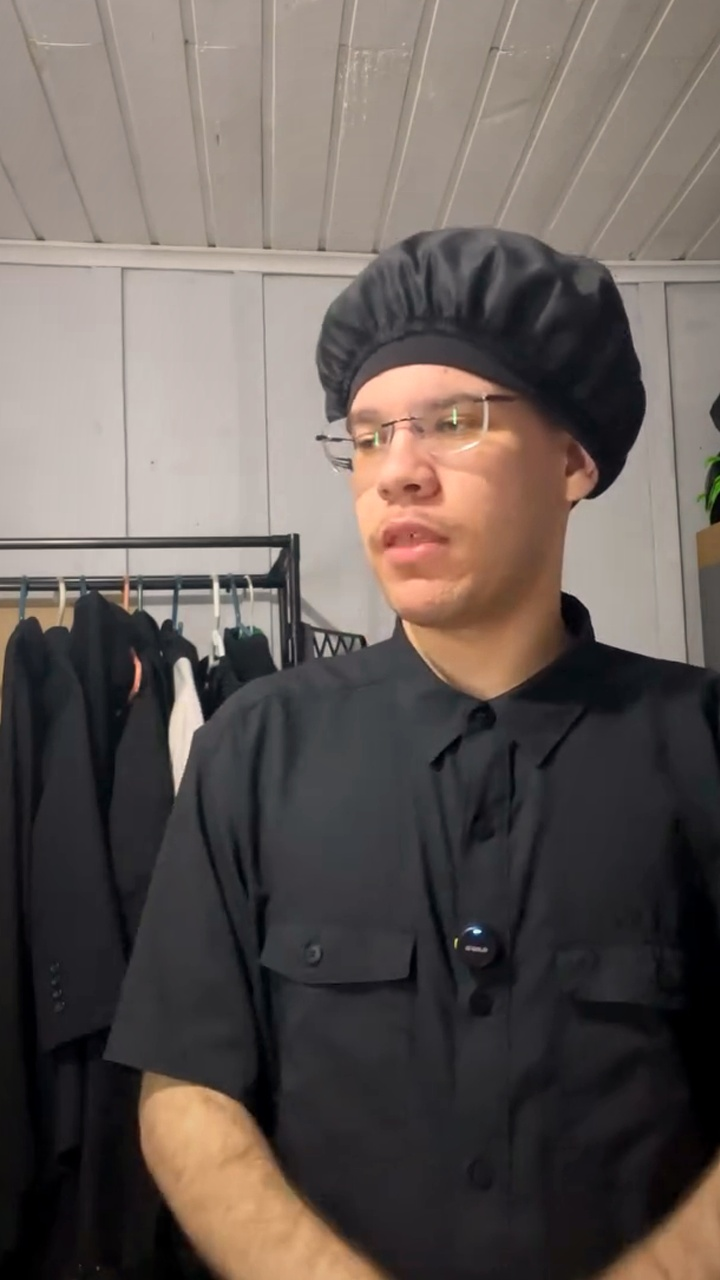
#> input picture edicao-touca/x_000.00.jpg, 720 x 1280 px
$ python -i edit_reels.py   (imports and definitions only)
#> lines starting #> are read from the running program, lines starting #| are printed output that depends on the picture
#> further down, picture is the input picture: shape (1280, 720, 3); mean B, G, R 88, 92.4, 101.8
import sys, subprocess, math, random
import numpy as np, cv2
from PIL import Image, ImageDraw, ImageFont, ImageFilter
import mediapipe as mp
from mediapipe.tasks import python as mpt
from mediapipe.tasks.python import vision

SRC, OUT, S = sys.argv[1], sys.argv[2], sys.argv[3]
OFFSET = float(sys.argv[4]) if len(sys.argv) > 4 else 0.0     # source time 0 = song time OFFSET
CUT_SRC = float(sys.argv[5]) if len(sys.argv) > 5 else 5.68   # look change, in source time
W, H, FPS = 1080, 1920, 30
CUT = CUT_SRC + OFFSET
ANTON = f"{S}/bebas/BebasNeue_Complete/Fonts/OTF/BebasNeue-Regular.otf"  # Bebas Neue
MARK = f"{S}/fonts/PermanentMarker-Regular.ttf"

# ---------- read frames ----------
# [1 line not run here, left out]
frames = []
# [6 lines not run here, left out]
N = len(frames)
# [1 line not run here, left out]

# ---------- models ----------
# [3 lines that did not run here, left out]
# [3 lines that did not run here, left out]

# ---------- lighting ----------
def lum(img):
    return cv2.cvtColor(img, cv2.COLOR_BGR2GRAY).mean()

cut_i = int(math.ceil(CUT_SRC * FPS))
ref = np.array([f.reshape(-1, 3).mean(0) for f in frames[:cut_i]]).mean(0)  # BGR mean part 1
target_y = np.mean([lum(f) for f in frames[:cut_i]]) - 14

# [19 lines left out: function relight, not called in this run]

sr = cv2.dnn_superres.DnnSuperResImpl_create()
# [1 line not run here, left out]

# gentle "pro" grade: soft S-curve contrast + a touch of vibrance, warm skin
_x = np.arange(256) / 255.0
_curve = np.clip(255 * (_x - 0.04 * np.sin(2 * np.pi * _x)), 0, 255).astype(np.uint8)
def grade(img):
    lab = cv2.cvtColor(img, cv2.COLOR_BGR2LAB)
#> lab: shape (1280, 720, 3); mean of channels 0, 1, 2 98.5, 131, 131.6
    lab[..., 0] = cv2.LUT(lab[..., 0], _curve)
#> lab: shape (1280, 720, 3); mean of channels 0, 1, 2 97.5, 131, 131.6
    out = cv2.cvtColor(lab, cv2.COLOR_LAB2BGR)
    hsv = cv2.cvtColor(out, cv2.COLOR_BGR2HSV).astype(np.float32)
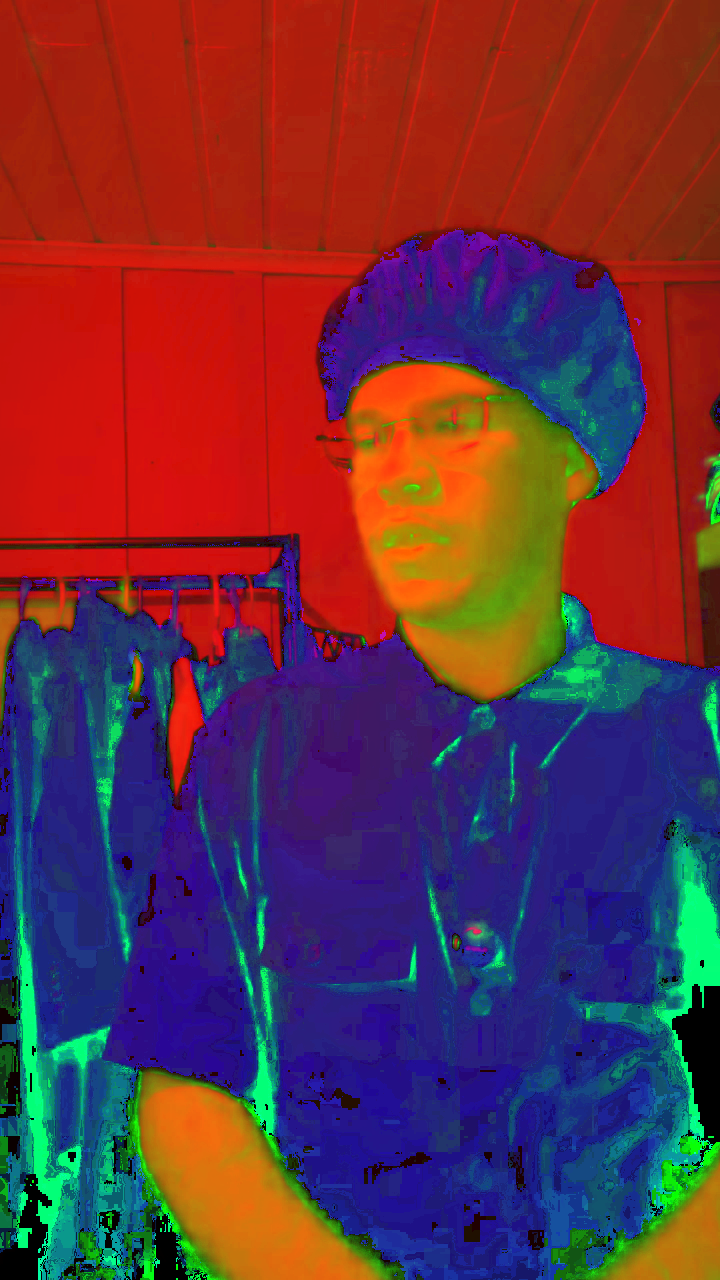
#> hsv: shape (1280, 720, 3) float32; mean B, G, R 65.7, 49.6, 103.3
    sat = hsv[..., 1]
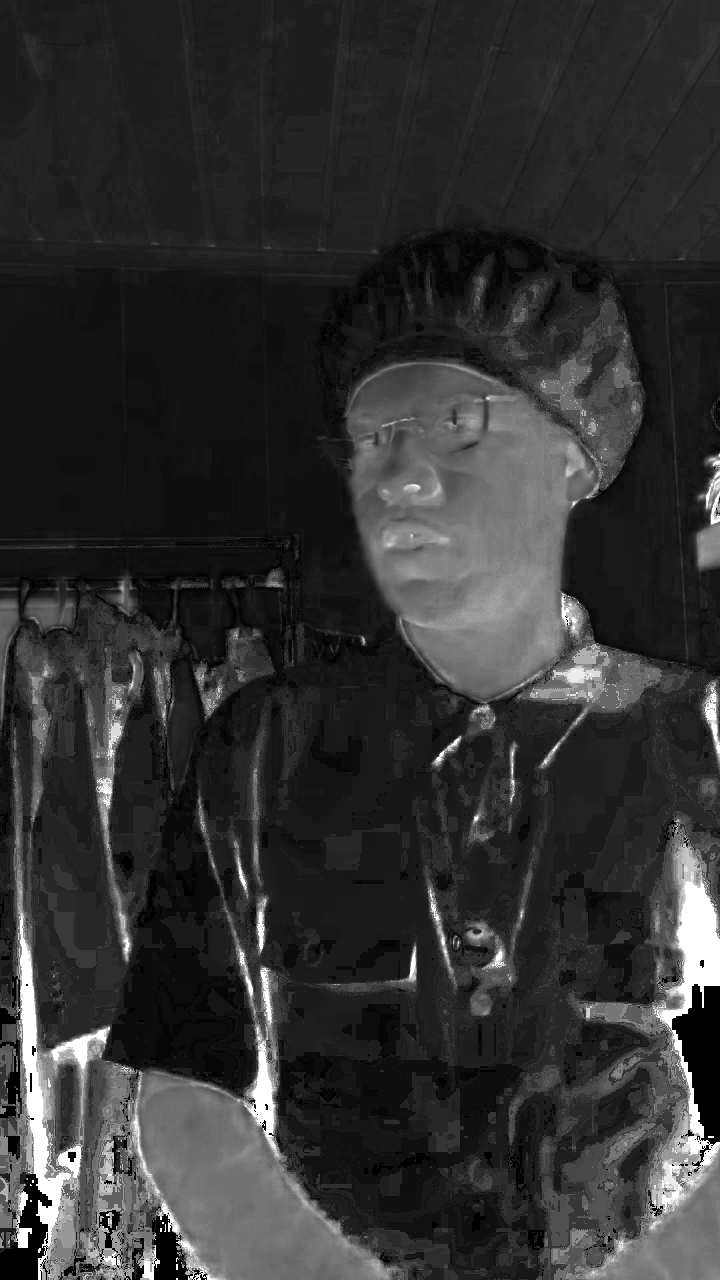
#> sat: shape (1280, 720) float32; min 0, max 255, mean 49.6
    hsv[..., 1] = np.clip(sat + 0.12 * (255 - sat) * (sat / 255.0) * 1.5, 0, 255)  # vibrance
    out = cv2.cvtColor(hsv.astype(np.uint8), cv2.COLOR_HSV2BGR).astype(np.float32)
    out[..., 2] *= 1.015; out[..., 0] *= 0.985                                     # slight warmth
    return np.clip(out, 0, 255).astype(np.uint8)

# [8 lines left out: function sharpen, not called in this run]

# ---------- per-frame analysis ----------
proc, masks, faces = [], [], []
# [19 lines not run here, left out]

# fill + smooth face track
# [1 line that did not run here, left out]
# [3 lines not run here, left out]
F = np.array(faces, dtype=np.float32)
k = 9
# [1 line that did not run here, left out]

# static anchor per caption: median face position over the word's time window
def anchor(t0, t1):
    idx = [i for i in range(N) if t0 <= i / FPS + OFFSET < t1] or [0]
    return np.median(F[idx], axis=0)
# [2 lines that did not run here, left out]

# ---------- helpers ----------
def ease(x): x = min(max(x, 0), 1); return x * x * (3 - 2 * x)
def eout(x): x = min(max(x, 0), 1); return 1 - (1 - x) ** 3
def font(p, s): return ImageFont.truetype(p, int(s))

# [55 lines left out: functions roughen, text_layer, arc_text, not called in this run]

# light-leak blobs for second part
rs = np.random.RandomState(3)
blobs = [(rs.rand() * W, rs.rand() * H * 0.6, c) for c in
         [(255, 60, 200), (140, 70, 255), (255, 210, 60), (255, 120, 60)]]

# [9 lines left out: function leaks, not called in this run]

_yy, _xx = np.mgrid[0:H, 0:W].astype(np.float32)
_r = np.sqrt(((_xx - W / 2) / (W / 2)) ** 2 + ((_yy - H * 0.45) / (H / 2)) ** 2)
VIG = (1 - 0.22 * np.clip(_r - 0.35, 0, 1) ** 1.5)[..., None].astype(np.float32)

# ---------- render ----------
# [6 lines that did not run here, left out]

# [89 lines not run here, left out]

>>> import cv2
>>> picture = cv2.imread('../edicao-touca/x_000.00.jpg')
>>> result = grade(picture)
